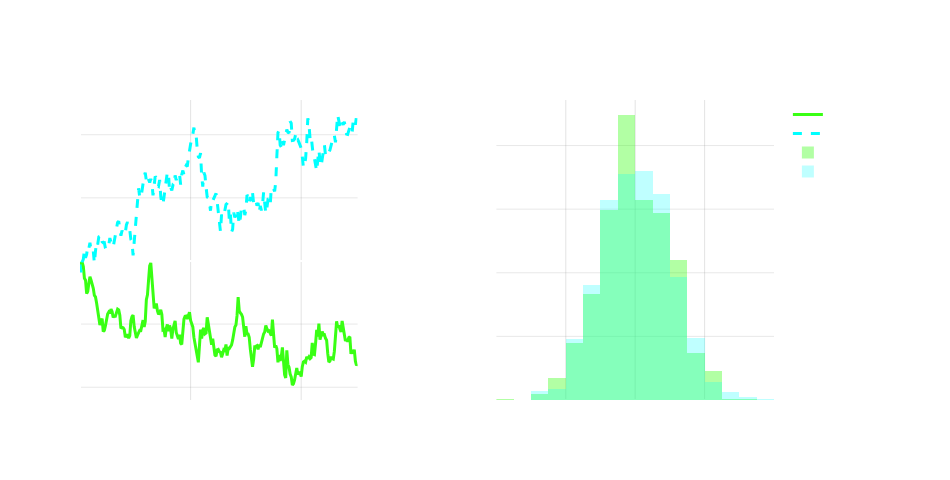

The notebook cell this image was saved under:
### Code cell
import numpy as np
import plotly.graph_objects as go
from plotly.subplots import make_subplots

# Parameters
n_steps = 252
T = 1
n_paths = 1000

# Simulate single sample paths
X_volterra_path = volterra_process(n_steps, T)
X_gaussian_path = np.cumsum(np.random.normal(0, np.sqrt(T / n_steps), n_steps))

# Simulate many terminal values
volterra_terminals = np.array([volterra_process(n_steps, T)[-1] for _ in range(n_paths)])
gaussian_matrix = np.random.normal(0, np.sqrt(T / n_steps), (n_paths, n_steps))
gaussian_terminals = np.cumsum(gaussian_matrix, axis=1)[:, -1]

# Set up plotly figure with two subplots
fig = make_subplots(
    rows=1, cols=2,
    subplot_titles=["Single Simulated Paths", "Terminal Distribution (1000 paths)"],
    horizontal_spacing=0.20
)

# --- Left: Show one Brownian Volterra and one standard BM path ---
fig.add_trace(
    go.Scatter(
        y=X_volterra_path,
        mode="lines",
        name="Volterra Path",
        line=dict(color="#39ff14", width=3),
        showlegend=True
    ),
    row=1, col=1
)
fig.add_trace(
    go.Scatter(
        y=X_gaussian_path,
        mode="lines",
        name="Gaussian Path",
        line=dict(color="#00ffff", width=3, dash="dash"),
        showlegend=True
    ),
    row=1, col=1
)
fig.update_xaxes(
    title_text="Time Step", row=1, col=1,
    showgrid=True, gridcolor='rgba(128,128,128,0.22)'
)
fig.update_yaxes(
    title_text="Value", row=1, col=1,
    showgrid=True, gridcolor='rgba(128,128,128,0.18)'
)

# --- Right: Terminal distributions ---
hist_colors = dict(volterra="rgba(57,255,20,0.44)", gaussian="rgba(0,255,255,0.34)")
binrange = [
    min(volterra_terminals.min(), gaussian_terminals.min()), 
    max(volterra_terminals.max(), gaussian_terminals.max())
]
fig.add_trace(
    go.Histogram(
        x=volterra_terminals,
        nbinsx=30,
        name="Volterra Terminal",
        opacity=0.88,
        marker_color=hist_colors['volterra'],
        showlegend=True
    ),
    row=1, col=2
)
fig.add_trace(
    go.Histogram(
        x=gaussian_terminals,
        nbinsx=30,
        name="Gaussian Terminal",
        opacity=0.74,
        marker_color=hist_colors['gaussian'],
        showlegend=True
    ),
    row=1, col=2
)
fig.update_xaxes(
    title_text="Terminal Value", row=1, col=2,
    showgrid=True, gridcolor='rgba(128,128,128,0.22)'
)
fig.update_yaxes(
    title_text="Frequency", row=1, col=2,
    showgrid=True, gridcolor='rgba(128,128,128,0.18)'
)

# --- Layout/theme ---
fig.update_layout(
    height=480,
    width=950,
    title={'text': "Brownian Path as Volterra Process", 
           'y': 0.98, 'x': 0.5, 'xanchor': 'center'},
    barmode='overlay',
    font=dict(color='white'),
    paper_bgcolor='rgba(0,0,0,0)',
    plot_bgcolor='rgba(0,0,0,0)',
)

fig.show()

### Figure 1 — Plotly figure (JSON) as saved in the notebook; plotly's stock layout.template omitted (floating-point values rounded to 4 significant figures; data arrays with more than 128 entries replaced by an {"elided": "..."} marker saying what was removed)
{"data": [{"line": {"color": "#39ff14", "width": 3}, "mode": "lines", "name": "Volterra Path", "showlegend": true, "type": "scatter", "xaxis": "x", "y": {"elided": "252 float values"}, "yaxis": "y"}, {"line": {"color": "#00ffff", "dash": "dash", "width": 3}, "mode": "lines", "name": "Gaussian Path", "showlegend": true, "type": "scatter", "xaxis": "x", "y": {"elided": "252 float values"}, "yaxis": "y"}, {"marker": {"color": "rgba(57,255,20,0.44)"}, "name": "Volterra Terminal", "nbinsx": 30, "opacity": 0.88, "showlegend": true, "type": "histogram", "x": {"elided": "1000 float values"}, "xaxis": "x2", "yaxis": "y2"}, {"marker": {"color": "rgba(0,255,255,0.34)"}, "name": "Gaussian Terminal", "nbinsx": 30, "opacity": 0.74, "showlegend": true, "type": "histogram", "x": {"elided": "1000 float values"}, "xaxis": "x2", "yaxis": "y2"}], "layout": {"annotations": [{"font": {"size": 16}, "showarrow": false, "text": "Single Simulated Paths", "x": 0.2, "xanchor": "center", "xref": "paper", "y": 1, "yanchor": "bottom", "yref": "paper"}, {"font": {"size": 16}, "showarrow": false, "text": "Terminal Distribution (1000 paths)", "x": 0.8, "xanchor": "center", "xref": "paper", "y": 1, "yanchor": "bottom", "yref": "paper"}], "barmode": "overlay", "font": {"color": "white"}, "height": 480, "paper_bgcolor": "rgba(0,0,0,0)", "plot_bgcolor": "rgba(0,0,0,0)", "title": {"text": "Brownian Path as Volterra Process", "x": 0.5, "xanchor": "center", "y": 0.98}, "width": 950, "xaxis": {"anchor": "y", "domain": [0, 0.4], "gridcolor": "rgba(128,128,128,0.22)", "showgrid": true, "title": {"text": "Time Step"}}, "xaxis2": {"anchor": "y2", "domain": [0.6, 1], "gridcolor": "rgba(128,128,128,0.22)", "showgrid": true, "title": {"text": "Terminal Value"}}, "yaxis": {"anchor": "x", "domain": [0, 1], "gridcolor": "rgba(128,128,128,0.18)", "showgrid": true, "title": {"text": "Value"}}, "yaxis2": {"anchor": "x2", "domain": [0, 1], "gridcolor": "rgba(128,128,128,0.18)", "showgrid": true, "title": {"text": "Frequency"}}}}
